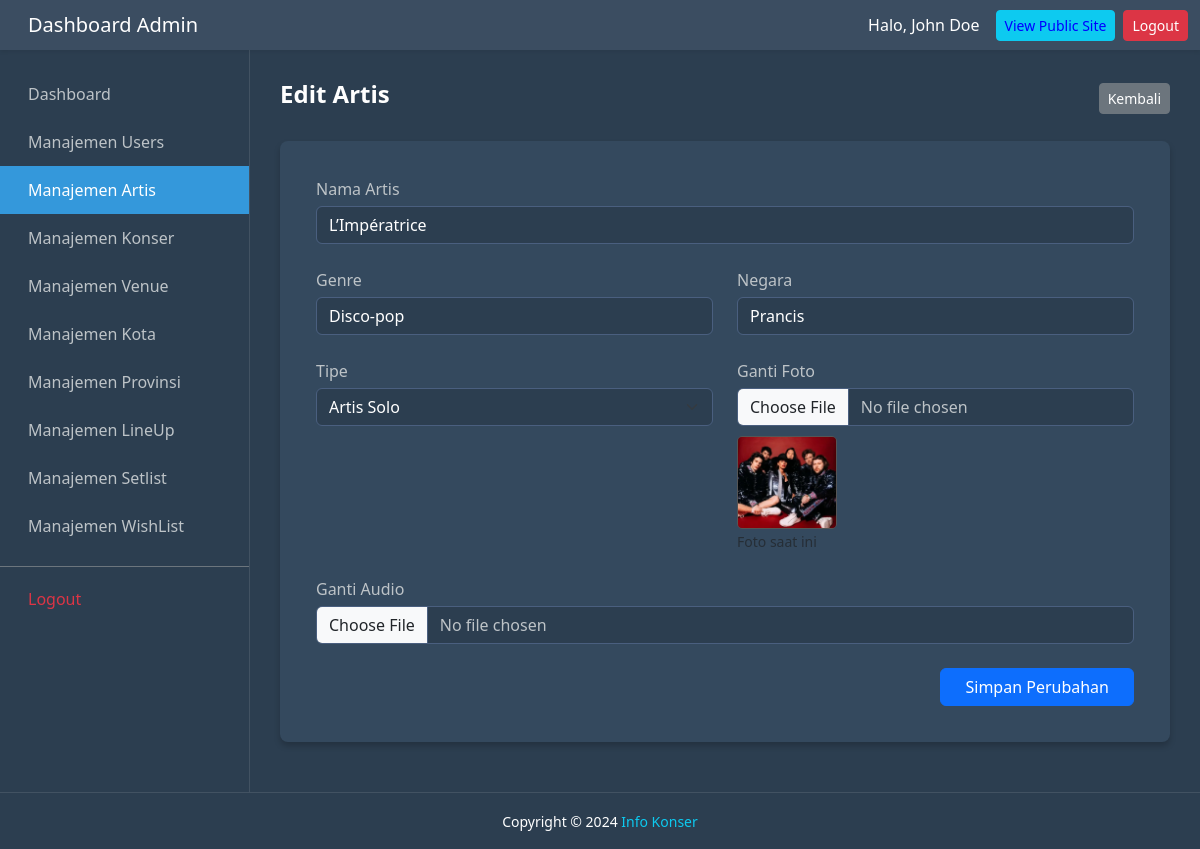
The page /halamanAdmin/dashboard/html/artis/editArtis.php?id=A04 on the database its author committed.
### tables this page shows
CREATE TABLE `artis` (
  `id_artis` varchar(10) NOT NULL,
  `nama_artis` varchar(255) NOT NULL,
  `genre` varchar(100) DEFAULT NULL,
  `asal_negara` varchar(100) DEFAULT NULL,
  `gambar_artis` varchar(255) DEFAULT NULL,
  `tipe_entitas` varchar(100) DEFAULT NULL,
  `audio_sample` varchar(255) DEFAULT NULL COMMENT 'Path file MP3 atau URL Spotify/SoundCloud untuk sample lagu artis'
);

### halamanAdmin/dashboard/html/artis/editArtis.php (the view, shortened to what this page needs)
<?php
$id = mysqli_real_escape_string($koneksi, $_GET['id']);
$query = mysqli_query($koneksi, "SELECT * FROM artis WHERE id_artis = '$id'");
$data  = mysqli_fetch_assoc($query);
?>
<!DOCTYPE html>
<html lang="id">
<head>
    <link href="https://cdn.jsdelivr.net/npm/bootstrap@5.3.2/dist/css/bootstrap.min.css" rel="stylesheet">
    <link rel="stylesheet" href="../../css/styles.css">
</head>
<body>
    <?php include '../header.php'; ?>
    <div class="d-flex-wrapper">
        <?php include '../sideBar.php'; ?>
        <div class="main-content">
            <div class="d-flex justify-content-between align-items-center mb-4">
                <h4 class="fw-bold text-white">Edit Artis</h4>
                <a href="manajemenArtis.php" class="btn btn-secondary btn-sm">Kembali</a>
            </div>
            <div class="card stats-card border-0">
                <div class="card-body">
                    <form action="" method="POST" enctype="multipart/form-data">
                        <div class="row g-4">
                            <div class="col-12">
                                <label>Nama Artis</label>
                                <input type="text" class="form-control" name="nama_artis" value="<?= htmlspecialchars($data['nama_artis']); ?>" required>
                            </div>
                            <div class="col-md-6">
                                <label>Genre</label>
                                <input type="text" class="form-control" name="genre" value="<?= htmlspecialchars($data['genre']); ?>">
                            </div>
                            <div class="col-md-6">
                                <label>Negara</label>
                                <input type="text" class="form-control" name="asal_negara" value="<?= htmlspecialchars($data['asal_negara']); ?>">
                            </div>
                            <div class="col-md-6">
                                <label>Tipe</label>
                                <select class="form-select" name="tipe_entitas">
                                    <option value="Artis Solo (Vokalis/Musisi)" <?= $data['tipe_entitas'] == 'Artis Solo (Vokalis/Musisi)' ? 'selected' : '' ?>>Artis Solo</option>
                                </select>
                            </div>
                            <div class="col-md-6">
                                <label>Ganti Foto</label>
                                <input type="file" class="form-control" name="gambar_artis" accept=".jpg,.png,.jpeg,.webp">
                                <?php if($data['gambar_artis']): ?>
                                    <img src="../../../../uploads/artisPict/<?= $data['gambar_artis']; ?>" class="preview">
                                    <small class="text-muted">Foto saat ini</small>
                                <?php endif; ?>
                            </div>
                            <div class="col-12">
                                <label>Ganti Audio</label>
                                <input type="file" class="form-control" name="audio_sample" accept=".mp3,.wav,.ogg">
                            </div>
                            <div class="col-12 text-end mt-4">
                                <button type="submit" name="update" class="btn btn-primary px-4">Simpan Perubahan</button>
                            </div>
                        </div>
                    </form>
                </div>
            </div>
        </div>
    </div>
    <?php include '../footer.php'; ?>
</body>
</html>

### halamanAdmin/dashboard/css/styles.css (style rules this page uses)
:root { --bg-dark: #2c3e50; --bg-card: #34495e; --text-light: #ecf0f1; --active-blue: #3498db; }
html, body { height: 100%; margin: 0; padding: 0; font-family: "Segoe UI", sans-serif; }
body { background-color: var(--bg-dark) !important; color: var(--text-light) !important; display: flex; flex-direction: column; min-height: 100vh; }
.d-flex-wrapper { display: flex; flex: 1; width: 100%; overflow: hidden; }
.main-content { flex: 1; padding: 30px; background-color: var(--bg-dark) !important; overflow-y: auto; width: 100%; }
.stats-card, .table-card, .activity-card { background-color: var(--bg-card); border-radius: 8px; padding: 20px; box-shadow: 0 4px 6px rgba(0, 0, 0, 0.2); margin-bottom: 20px; border: none; color: white; }
.d-flex-wrapper { margin-top: 0 !important; padding-top: 0 !important; }

### halamanAdmin/dashboard/html/artis/editArtis.php (style rules this page uses)
.form-control, .form-select { background-color: #2c3e50; color: white; border: 1px solid #4a5f7f; }
label { color: #bdc3c7; margin-bottom: 5px; }
.preview { width: 100px; border-radius: 5px; margin-top: 10px; border: 1px solid #555; display: block; }
input[type=file] { background-color: #2c3e50; color: #bdc3c7; }

### rows shown on the page
artis: nama_artis "L’Impératrice", genre "Disco-pop", asal_negara "Prancis", gambar_artis (picture)
